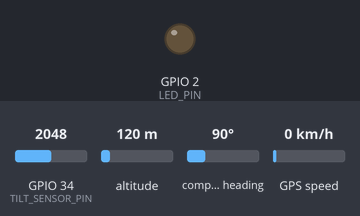
A sketch run on a simulated ESP32. On the bench: output pins drawn as LEDs (lit = HIGH). Inputs (shaded band) come from the test bench; at power-on: GPIO 34 (TILT_SENSOR_PIN) = 2048, altitude 120 m, compass heading 90°, GPS speed 0 km/h. WiFi joins after 1.5 s; servers stay silent unless stated; the GPS gets a fix after 3 s at 37.7749, -122.4194 with 8 satellites; what the sketch prints to the serial monitor is not drawn.

Above: at 15.7 s.
At 31.0 s:
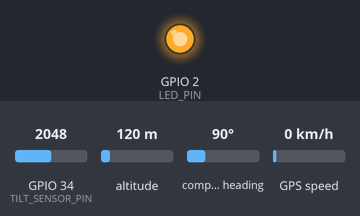
Timing chart, 0 to 40.6 s (numbered marks = the images above):
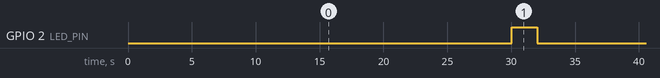

The sketch:

GPS_.ino
```cpp
#include <HardwareSerial.h>
#include <TinyGPS++.h>
#include <WiFi.h>
#include <HTTPClient.h>
#include <ArduinoJson.h>

// WiFi credentials
const char* ssid = "YOUR_WIFI_SSID";
const char* password = "YOUR_WIFI_PASSWORD";

// Telegram Bot settings (optional - for sending alerts)
String bot_token = "YOUR_BOT_TOKEN";
String chat_id = "YOUR_CHAT_ID";

// GPS and sensor variables
TinyGPSPlus gps;
HardwareSerial gps_serial(2); // Use UART2 for GPS
double LATITUDE, LONGITUDE, SPEED;
String latitude = "", longitude = "";
String alertMessage = "";

// Pin definitions
#define TILT_SENSOR_PIN 34    // Analog pin for tilt sensor
#define LED_PIN 2             // Built-in LED
#define GPS_RX_PIN 16         // GPS module TX connects here
#define GPS_TX_PIN 17         // GPS module RX connects here

// Timing variables
unsigned long lastAlert = 0;
const unsigned long alertCooldown = 30000; // 30 seconds between alerts

void setup() {
  Serial.begin(115200);
  gps_serial.begin(9600, SERIAL_8N1, GPS_RX_PIN, GPS_TX_PIN);

  // Pin setup
  pinMode(TILT_SENSOR_PIN, INPUT);
  pinMode(LED_PIN, OUTPUT);
  digitalWrite(LED_PIN, LOW);

  Serial.println("ESP32 GPS Tilt Security System Starting...");

  // Connect to WiFi
  WiFi.begin(ssid, password);
  Serial.print("Connecting to WiFi");

  while (WiFi.status() != WL_CONNECTED) {
    delay(500);
    Serial.print(".");
  }

  Serial.println();
  Serial.println("WiFi connected!");
  Serial.print("IP address: ");
  Serial.println(WiFi.localIP());

  Serial.println("System ready. Monitoring for tilt...");
}

String formatCoordinate(double coordinate, int precision = 6) {
  String result = "";

  if (coordinate < 0) {
    result = "-";
    coordinate = -coordinate;
  }

  int wholePart = (int)coordinate;
  double fractionalPart = coordinate - wholePart;

  result += String(wholePart);
  result += ".";

  for (int i = 0; i < precision; i++) {
    fractionalPart *= 10;
    int digit = (int)fractionalPart;
    result += String(digit);
    fractionalPart -= digit;
  }

  return result;
}

void sendTelegramAlert(String message) {
  if (WiFi.status() == WL_CONNECTED) {
    HTTPClient http;
    String url = "https://api.telegram.org/bot" + bot_token + "/sendMessage";

    http.begin(url);
    http.addHeader("Content-Type", "application/json");

    DynamicJsonDocument doc(1024);
    doc["chat_id"] = chat_id;
    doc["text"] = message;
    doc["parse_mode"] = "HTML";

    String jsonString;
    serializeJson(doc, jsonString);

    int httpResponseCode = http.POST(jsonString);

    if (httpResponseCode > 0) {
      Serial.println("Alert sent successfully!");
    } else {
      Serial.println("Failed to send alert");
    }

    http.end();
  }
}

void sendWebhookAlert(String message) {
  // Alternative: Send to your own server/webhook
  if (WiFi.status() == WL_CONNECTED) {
    HTTPClient http;
    String webhookURL = "https://your-server.com/webhook"; // Replace with your webhook

    http.begin(webhookURL);
    http.addHeader("Content-Type", "application/json");

    DynamicJsonDocument doc(1024);
    doc["alert"] = "Tilt Sensor Activated";
    doc["latitude"] = LATITUDE;
    doc["longitude"] = LONGITUDE;
    doc["speed"] = SPEED;
    doc["message"] = message;
    doc["timestamp"] = millis();

    String jsonString;
    serializeJson(doc, jsonString);

    int httpResponseCode = http.POST(jsonString);

    if (httpResponseCode > 0) {
      String response = http.getString();
      Serial.println("Webhook response: " + response);
    }

    http.end();
  }
}

void createAlertMessage() {
  alertMessage = "🚨 SECURITY ALERT 🚨\n\n";
  alertMessage += "Tilt sensor activated!\n\n";

  if (gps.location.isValid()) {
    alertMessage += "📍 Location Details:\n";
    alertMessage += "Latitude: " + latitude + "\n";
    alertMessage += "Longitude: " + longitude + "\n";
    alertMessage += "Speed: " + String(SPEED, 2) + " km/h\n\n";

    alertMessage += "🗺️ View on Map:\n";
    alertMessage += "https://www.google.com/maps/search/?api=1&query=";
    alertMessage += latitude + "," + longitude + "\n\n";

    alertMessage += "Time: " + String(millis()/1000) + " seconds since boot";
  } else {
    alertMessage += "⚠️ GPS location not available\n";
    alertMessage += "Time: " + String(millis()/1000) + " seconds since boot";
  }
}

void loop() {
  // Read GPS data
  while (gps_serial.available() > 0) {
    if (gps.encode(gps_serial.read())) {
      if (gps.location.isUpdated()) {
        LATITUDE = gps.location.lat();
        LONGITUDE = gps.location.lng();
        latitude = formatCoordinate(LATITUDE);
        longitude = formatCoordinate(LONGITUDE);

        if (gps.speed.isValid()) {
          SPEED = gps.speed.kmph();
        }
      }
    }
  }

  // Check for GPS timeout
  if (millis() > 30000 && gps.charsProcessed() < 10) {
    Serial.println("No GPS detected: check wiring.");
    digitalWrite(LED_PIN, HIGH);
    delay(100);
    digitalWrite(LED_PIN, LOW);
    delay(100);
    return;
  }

  // Read tilt sensor
  int tiltReading = analogRead(TILT_SENSOR_PIN);

  // Check if tilt threshold exceeded and cooldown period passed
  if (tiltReading > 2000 && (millis() - lastAlert > alertCooldown)) {
    Serial.println("TILT DETECTED! Reading: " + String(tiltReading));

    // Turn on LED
    digitalWrite(LED_PIN, HIGH);

    // Update GPS data if valid
    if (gps.location.isValid()) {
      LATITUDE = gps.location.lat();
      LONGITUDE = gps.location.lng();
      latitude = formatCoordinate(LATITUDE);
      longitude = formatCoordinate(LONGITUDE);
      SPEED = gps.speed.kmph();

      Serial.println("GPS Data:");
      Serial.println("Lat: " + latitude);
      Serial.println("Lng: " + longitude);
      Serial.println("Speed: " + String(SPEED) + " km/h");
    }

    // Create and send alert
    createAlertMessage();
    Serial.println("\n" + alertMessage);

    // Send via Telegram (uncomment if using)
    // sendTelegramAlert(alertMessage);

    // Send via webhook (uncomment if using)
    // sendWebhookAlert(alertMessage);

    // Update last alert time
    lastAlert = millis();

    // Keep LED on for 2 seconds
    delay(2000);
    digitalWrite(LED_PIN, LOW);
  }

  // Small delay to prevent excessive readings
  delay(100);
}
```

Measured:
- by itself, GPIO 2 (LED_PIN): alternates HIGH for 2.0 s and LOW for 28.0 s
